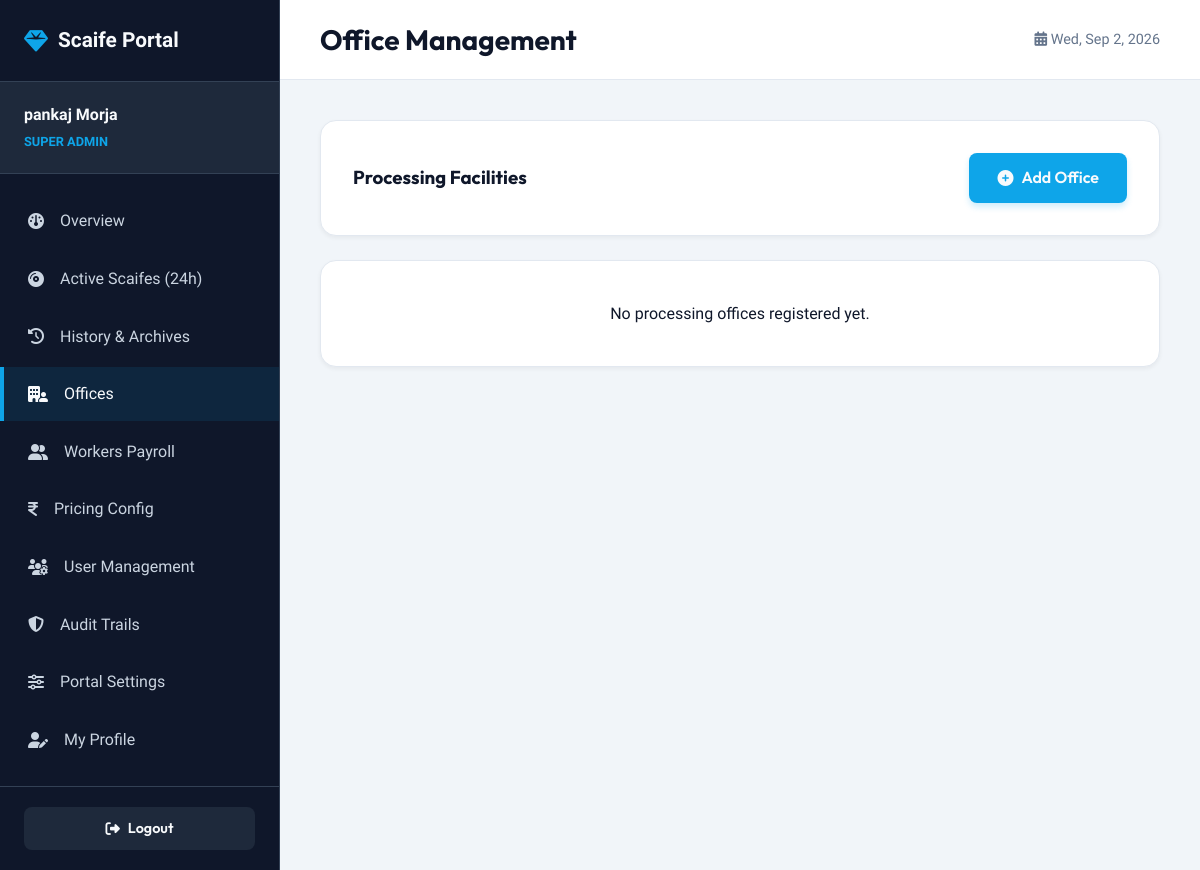
Before: /dashboard/offices/ (signed in) with the older database file.
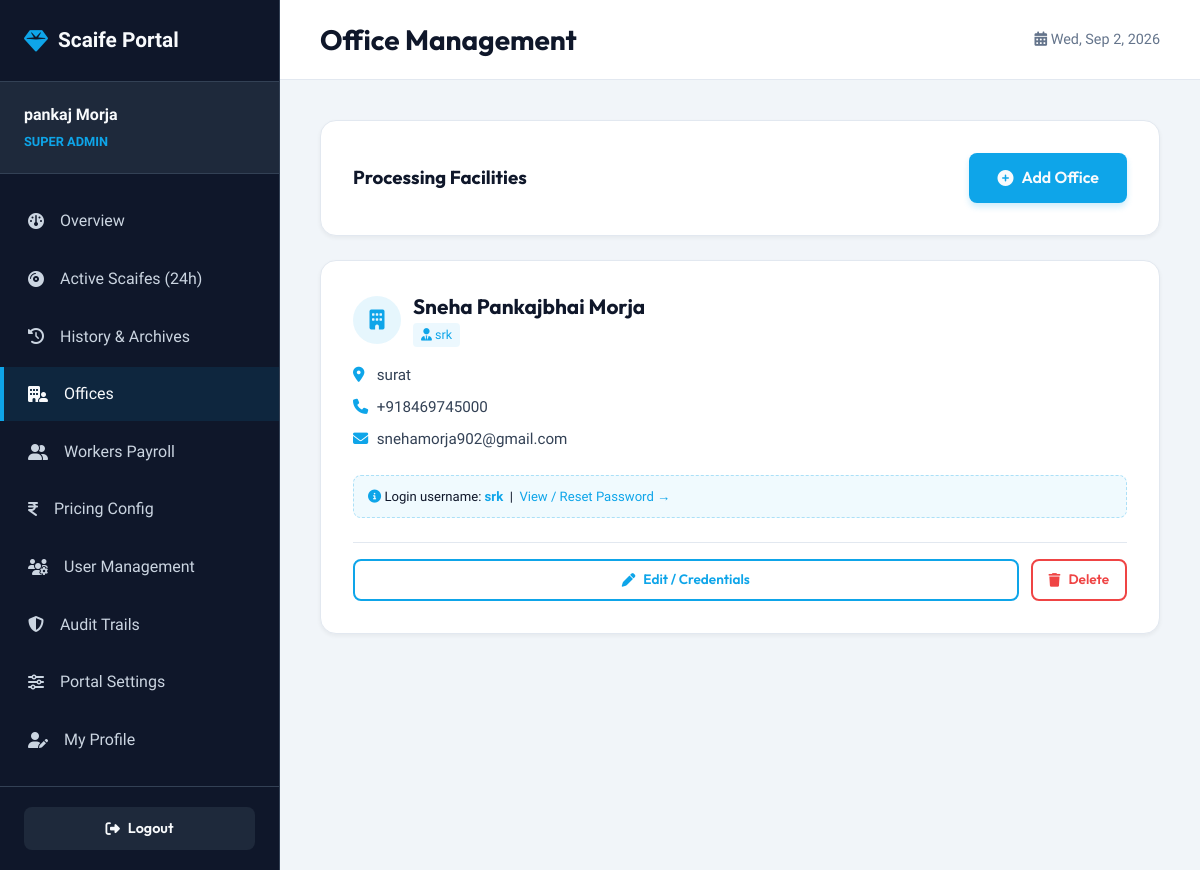
After: the same page with the newer database file.
### core/models.py (models this page shows, shortened)
class Office(models.Model):
    name = models.CharField(max_length=100)
    location = models.CharField(max_length=200)
    phone = models.CharField(max_length=20)
    email = models.EmailField()
    manager_username = models.CharField(max_length=150, blank=True, default='', help_text="Auto-generated manager login username")
    manager_whatsapp = models.CharField(max_length=20, blank=True, default='', help_text="Manager's WhatsApp number (with country code, e.g. 919876543210)")

### core/views.py (the view)
    def _wrapped_view_func(request, *args, **kwargs):
        if not request.user.is_authenticated:
            return redirect('login')
        if request.user.profile.role not in ['admin', 'manager']:
            messages.error(request, "Access denied. Manager privileges required.")
            return redirect('overview')
        return view_func(request, *args, **kwargs)

### core/context_processors.py (called while the page is built)
def branding_context(request):
    try:
        settings = BrandingSettings.get_solo()
    except Exception:
        settings = None
    return {'branding': settings}

### core/models.py (called while the page is built)
    @classmethod
    def get_solo(cls):
        obj, created = cls.objects.get_or_create(id=1)
        return obj

### core/views.py (called while the page is built)
def manager_or_admin(view_func):
    def _wrapped_view_func(request, *args, **kwargs):
        if not request.user.is_authenticated:
            return redirect('login')
        if request.user.profile.role not in ['admin', 'manager']:
            messages.error(request, "Access denied. Manager privileges required.")
            return redirect('overview')
        return view_func(request, *args, **kwargs)
    return _wrapped_view_func

### core/templates/dashboard/office_list.html (shortened to what this page needs)
{% extends 'dashboard/dashboard_base.html' %}
{% block db_page_title %}Office Management{% endblock %}
{% block db_content %}
<div class="db-panel" style="margin-bottom: 24px;">
    <div style="display: flex; justify-content: space-between; align-items: center;">
        <h3>Processing Facilities</h3>
        {% if user.profile.role == 'admin' %}
            <a href="{% url 'office_create' %}" class="btn btn-primary"><i class="fa-solid fa-circle-plus"></i> Add Office</a>
        {% endif %}
    </div>
</div>
<div style="display: grid; grid-template-columns: repeat(auto-fit, minmax(320px, 1fr)); gap: 24px;">
    {% for office in offices %}
        <div class="db-panel" style="display: flex; flex-direction: column; justify-content: space-between;">
            <div>
                <div style="display: flex; align-items: center; gap: 12px; margin-bottom: 16px;">
                    <div class="widget-icon blue" style="width: 48px; height: 48px; font-size: 1.25rem;"><i class="fa-solid fa-building"></i></div>
                    <div>
                        <h3 style="font-size: 1.3rem; margin: 0;">{{ office.name }}</h3>
                        {% if office.manager_username %}
                        <span style="font-size: 0.78rem; color: var(--clr-primary); background: rgba(14,165,233,0.08); padding: 2px 8px; border-radius: 4px; margin-top: 4px; display: inline-block;">
                            <i class="fa-solid fa-user-tie"></i> {{ office.manager_username }}
                        </span>
                        {% endif %}
                    </div>
                </div>
                <div style="font-size: 0.95rem; color: var(--txt-dark-700); display: flex; flex-direction: column; gap: 8px; margin-bottom: 24px;">
                    <p><i class="fa-solid fa-location-dot" style="color: var(--clr-primary); width: 20px;"></i> {{ office.location }}</p>
                    <p><i class="fa-solid fa-phone" style="color: var(--clr-primary); width: 20px;"></i> {{ office.phone }}</p>
                    <p><i class="fa-solid fa-envelope" style="color: var(--clr-primary); width: 20px;"></i> {{ office.email }}</p>
                </div>
                {% if office.manager_username %}
                <div style="background: rgba(14,165,233,0.06); border: 1px dashed rgba(14,165,233,0.3); border-radius: 8px; padding: 10px 14px; font-size: 0.82rem; color: var(--txt-dark-600); margin-bottom: 8px;">
                    <i class="fa-solid fa-circle-info" style="color: var(--clr-primary);"></i>
                    Login username: <strong style="color: var(--clr-primary);">{{ office.manager_username }}</strong> &nbsp;|&nbsp;
                    <a href="{% url 'office_edit' office.pk %}" style="color: var(--clr-primary);">View / Reset Password →</a>
                </div>
                {% endif %}
            </div>
            {% if user.profile.role == 'admin' %}
                <div style="display: flex; gap: 12px; border-top: 1px solid var(--bg-light-300); padding-top: 16px; margin-top: 16px;">
                    <a href="{% url 'office_edit' office.pk %}" class="btn btn-outline" style="padding: 8px 16px; font-size: 0.85rem; flex-grow: 1;">
                        <i class="fa-solid fa-pen"></i> Edit / Credentials
                    </a>
                    <a href="{% url 'office_delete' office.pk %}" class="btn btn-outline" style="padding: 8px 16px; font-size: 0.85rem; border-color: var(--clr-danger); color: var(--clr-danger);" onclick="return confirm('Are you sure you want to delete this office? All assigned scaifes will be affected.');">
                        <i class="fa-solid fa-trash"></i> Delete
                    </a>
                </div>
            {% endif %}
        </div>
    {% empty %}
        <div class="db-panel" style="grid-column: 1 / -1; text-align: center; padding: 40px;">
            No processing offices registered yet.
        </div>
    {% endfor %}
</div>
{% endblock %}

Changed rows visible on the page:
added Office: name "Sneha Pankajbhai Morja", manager_username "srk", location "surat", phone "+918469745000", email "snehamorja902@gmail.com"
Other visible differences:
text no longer shown: "No processing offices registered yet."
